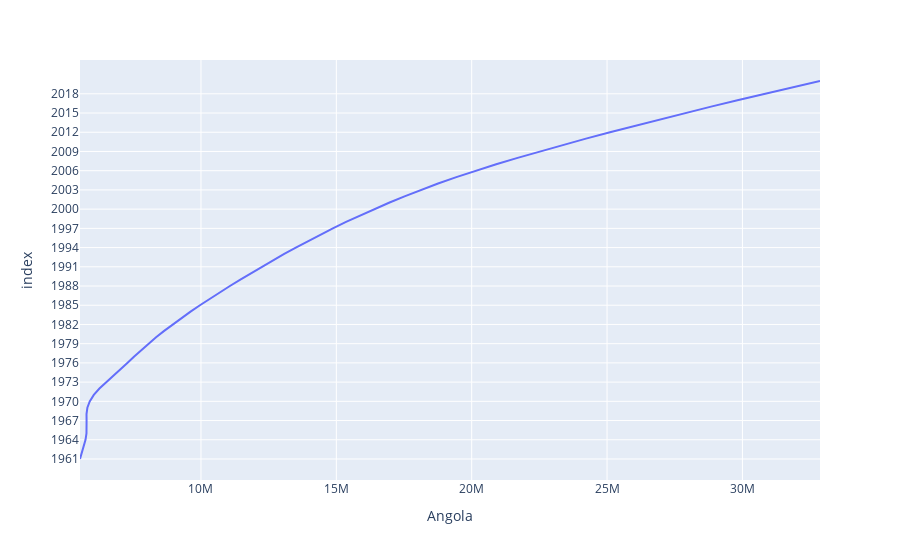

Notebook code for this chart:
### Code cell
population_dft_a= population_dft.drop(['Total'])
fig= px.line(population_dft_a, x= 'Angola')
fig.show()

### Figure 1 — Plotly figure (JSON) as saved in the notebook; plotly's stock layout.template omitted (floating-point values rounded to 4 significant figures)
{"data": [{"hovertemplate": "Angola=%{x}<br>index=%{y}<extra></extra>", "legendgroup": "", "line": {"color": "#636efa", "dash": "solid"}, "marker": {"symbol": "circle"}, "mode": "lines", "name": "", "orientation": "h", "showlegend": false, "type": "scatter", "x": [5531451, 5608499, 5679409, 5734995, 5770573, 5781305, 5774440, 5771973, 5803677, 5890360, 6041239, 6248965, 6497283, 6761623, 7023994, 7279630, 7533814, 7790774, 8058112, 8341290, 8640478, 8952971, 9278104, 9614756, 9961993, 10320116, 10689247, 11068051, 11454784, 11848385, 12248901, 12657361, 13075044, 13503753, 13945205, 14400722, 14871572, 15359600, 15866871, 16395477, 16945753, 17519418, 18121477, 18758138, 19433604, 20149905, 20905360, 21695636, 22514275, 23356247, 24220660, 25107925, 26015786, 26941773, 27884380, 28842482, 29816769, 30809787, 31825299, 32866268], "xaxis": "x", "y": ["1961", "1962", "1963", "1964", "1965", "1966", "1967", "1968", "1969", "1970", "1971", "1972", "1973", "1974", "1975", "1976", "1977", "1978", "1979", "1980", "1981", "1982", "1983", "1984", "1985", "1986", "1987", "1988", "1989", "1990", "1991", "1992", "1993", "1994", "1995", "1996", "1997", "1998", "1999", "2000", "2001", "2002", "2003", "2004", "2005", "2006", "2007", "2008", "2009", "2010", "2011", "2012", "2013", "2014", "2015", "2016", "2017", "2018", "2019", "2020"], "yaxis": "y"}], "layout": {"legend": {"tracegroupgap": 0}, "margin": {"t": 60}, "xaxis": {"anchor": "y", "domain": [0, 1], "title": {"text": "Angola"}}, "yaxis": {"anchor": "x", "domain": [0, 1], "title": {"text": "index"}}}}
